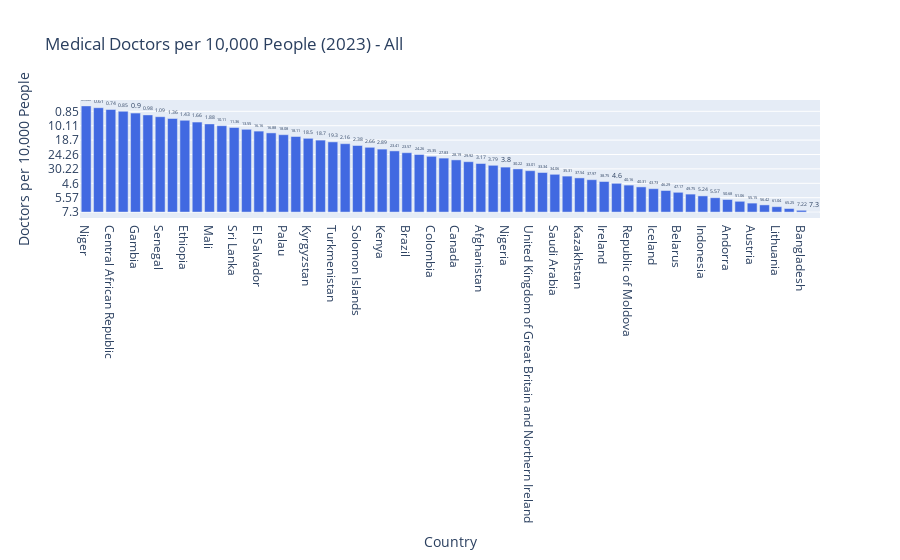
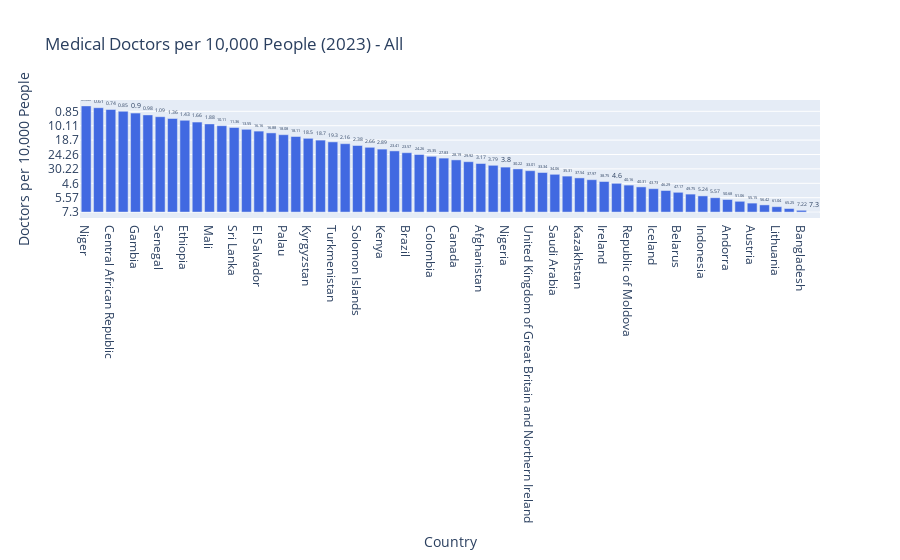

These figures' notebook cell, in order:
### Markdown cell above
#### Plotly

### Code cell
def graph_docs_by_country_plotly(df):
    parent_locations = df['ParentLocation'].dropna().unique()
    parent_locations.sort()

    years = sorted(df['Period'].unique())

    region_dropdown = widgets.Dropdown(
        options=['All'] + list(parent_locations),
        value='All',
        description='Region:',
        style={'description_width': 'initial'}
    )

    year_dropdown = widgets.Dropdown(
        options=years,
        value=max(years),
        description='Year:',
        style={'description_width': 'initial'}
    )

    def update_plot(region, year):
        df_filtered = df[df['Period'] == year]

        if region != 'All':
            df_filtered = df_filtered[df_filtered['ParentLocation'] == region]

        df_filtered = df_filtered.sort_values(by='Medical doctors (per 10,000)', ascending=False)

        fig = px.bar(df_filtered, 
                     x='Location', 
                     y='Medical doctors (per 10,000)', 
                     title=f"Medical Doctors per 10,000 People ({year}) - {region}",
                     labels={'Location': 'Country'},
                     hover_data={'Medical doctors (per 10,000)': True, 'Location': True},
                     text_auto=True)

        fig.update_traces(marker_color='royalblue', hoverinfo="x+y", textposition='outside')

        fig.update_layout(
            xaxis_title="Country",
            yaxis_title="Doctors per 10,000 People",
            xaxis={'categoryorder': 'total descending'},
            hovermode="x unified",
            bargap=0.2,
            dragmode="zoom"
        )

        fig.show()

    interactive_plot = widgets.interactive(update_plot, region=region_dropdown, year=year_dropdown)
    display(region_dropdown, year_dropdown)
    update_plot(region_dropdown.value, year_dropdown.value)

graph_docs_by_country_plotly(df_WHO)

### Figure 1 — Plotly figure (JSON) as saved in the notebook; plotly's stock layout.template omitted (floating-point values rounded to 4 significant figures)
{"data": [{"alignmentgroup": "True", "hoverinfo": "x+y", "hovertemplate": "Country=%{x}<br>Medical doctors (per 10,000)=%{y}<extra></extra>", "legendgroup": "", "marker": {"color": "royalblue", "pattern": {"shape": ""}}, "name": "", "offsetgroup": "", "orientation": "v", "showlegend": false, "textposition": "outside", "texttemplate": "%{y}", "type": "bar", "x": ["Cabo Verde", "Bangladesh", "Belgium", "Lithuania", "Georgia", "Austria", "Argentina", "Andorra", "Eswatini", "Indonesia", "Norway", "Belarus", "San Marino", "Iceland", "Poland", "Republic of Moldova", "Jamaica", "Ireland", "Israel", "Kazakhstan", "Ukraine", "Saudi Arabia", "Chile", "United Kingdom of Great Britain and Northern Ireland", "Qatar", "Nigeria", "Botswana", "Afghanistan", "United Arab Emirates", "Canada", "Montenegro", "Colombia", "Dominican Republic", "Brazil", "Malaysia", "Kenya", "Ghana", "Solomon Islands", "Benin", "Turkmenistan", "Tajikistan", "Kyrgyzstan", "Iran (Islamic Republic of)", "Palau", "Peru", "El Salvador", "Suriname", "Sri Lanka", "Nepal", "Mali", "Cote d'Ivoire", "Ethiopia", "Zimbabwe", "Senegal", "Yemen", "Gambia", "Chad", "Central African Republic", "Papua New Guinea", "Niger"], "xaxis": "x", "y": ["7.3", "7.22", "65.25", "61.04", "56.42", "55.15", "51.06", "50.68", "5.57", "5.24", "49.75", "47.17", "46.29", "43.73", "40.31", "40.16", "4.6", "38.75", "37.97", "37.54", "35.31", "34.06", "33.34", "33.01", "30.22", "3.8", "3.79", "3.17", "29.92", "28.19", "27.83", "25.35", "24.26", "23.57", "23.41", "2.89", "2.66", "2.38", "2.16", "19.3", "18.7", "18.5", "18.11", "18.08", "16.88", "16.16", "13.55", "11.36", "10.11", "1.88", "1.66", "1.43", "1.36", "1.09", "0.98", "0.9", "0.85", "0.74", "0.61", "0.38"], "yaxis": "y"}], "layout": {"bargap": 0.2, "barmode": "relative", "dragmode": "zoom", "hovermode": "x unified", "legend": {"tracegroupgap": 0}, "title": {"text": "Medical Doctors per 10,000 People (2023) - All"}, "xaxis": {"anchor": "y", "categoryorder": "total descending", "domain": [0, 1], "title": {"text": "Country"}}, "yaxis": {"anchor": "x", "domain": [0, 1], "title": {"text": "Doctors per 10,000 People"}}}}

### Figure 2 — Plotly figure (JSON) as saved in the notebook; plotly's stock layout.template omitted (floating-point values rounded to 4 significant figures)
{"data": [{"alignmentgroup": "True", "hoverinfo": "x+y", "hovertemplate": "Country=%{x}<br>Medical doctors (per 10,000)=%{y}<extra></extra>", "legendgroup": "", "marker": {"color": "royalblue", "pattern": {"shape": ""}}, "name": "", "offsetgroup": "", "orientation": "v", "showlegend": false, "textposition": "outside", "texttemplate": "%{y}", "type": "bar", "x": ["Cabo Verde", "Bangladesh", "Belgium", "Lithuania", "Georgia", "Austria", "Argentina", "Andorra", "Eswatini", "Indonesia", "Norway", "Belarus", "San Marino", "Iceland", "Poland", "Republic of Moldova", "Jamaica", "Ireland", "Israel", "Kazakhstan", "Ukraine", "Saudi Arabia", "Chile", "United Kingdom of Great Britain and Northern Ireland", "Qatar", "Nigeria", "Botswana", "Afghanistan", "United Arab Emirates", "Canada", "Montenegro", "Colombia", "Dominican Republic", "Brazil", "Malaysia", "Kenya", "Ghana", "Solomon Islands", "Benin", "Turkmenistan", "Tajikistan", "Kyrgyzstan", "Iran (Islamic Republic of)", "Palau", "Peru", "El Salvador", "Suriname", "Sri Lanka", "Nepal", "Mali", "Cote d'Ivoire", "Ethiopia", "Zimbabwe", "Senegal", "Yemen", "Gambia", "Chad", "Central African Republic", "Papua New Guinea", "Niger"], "xaxis": "x", "y": ["7.3", "7.22", "65.25", "61.04", "56.42", "55.15", "51.06", "50.68", "5.57", "5.24", "49.75", "47.17", "46.29", "43.73", "40.31", "40.16", "4.6", "38.75", "37.97", "37.54", "35.31", "34.06", "33.34", "33.01", "30.22", "3.8", "3.79", "3.17", "29.92", "28.19", "27.83", "25.35", "24.26", "23.57", "23.41", "2.89", "2.66", "2.38", "2.16", "19.3", "18.7", "18.5", "18.11", "18.08", "16.88", "16.16", "13.55", "11.36", "10.11", "1.88", "1.66", "1.43", "1.36", "1.09", "0.98", "0.9", "0.85", "0.74", "0.61", "0.38"], "yaxis": "y"}], "layout": {"bargap": 0.2, "barmode": "relative", "dragmode": "zoom", "hovermode": "x unified", "legend": {"tracegroupgap": 0}, "title": {"text": "Medical Doctors per 10,000 People (2023) - All"}, "xaxis": {"anchor": "y", "categoryorder": "total descending", "domain": [0, 1], "title": {"text": "Country"}}, "yaxis": {"anchor": "x", "domain": [0, 1], "title": {"text": "Doctors per 10,000 People"}}}}
